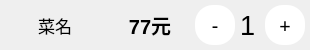
<?xml version="1.0" encoding="UTF-8"?>
<ui version="4.0">
 <class>Form</class>
 <widget class="QWidget" name="Form">
  <property name="geometry">
   <rect>
    <x>0</x>
    <y>0</y>
    <width>310</width>
    <height>50</height>
   </rect>
  </property>
  <property name="minimumSize">
   <size>
    <width>280</width>
    <height>40</height>
   </size>
  </property>
  <property name="maximumSize">
   <size>
    <width>310</width>
    <height>50</height>
   </size>
  </property>
  <property name="windowTitle">
   <string>Form</string>
  </property>
  <layout class="QHBoxLayout" name="horizontalLayout" stretch="0,0,0,0,0">
   <property name="spacing">
    <number>0</number>
   </property>
   <property name="leftMargin">
    <number>0</number>
   </property>
   <property name="topMargin">
    <number>0</number>
   </property>
   <property name="rightMargin">
    <number>0</number>
   </property>
   <property name="bottomMargin">
    <number>0</number>
   </property>
   <item>
    <widget class="QLabel" name="cai_namelb">
     <property name="minimumSize">
      <size>
       <width>100</width>
       <height>30</height>
      </size>
     </property>
     <property name="maximumSize">
      <size>
       <width>100</width>
       <height>30</height>
      </size>
     </property>
     <property name="font">
      <font>
       <family>华光行楷_CNKI</family>
       <pointsize>13</pointsize>
      </font>
     </property>
     <property name="styleSheet">
      <string notr="true"/>
     </property>
     <property name="text">
      <string>菜名</string>
     </property>
     <property name="alignment">
      <set>Qt::AlignCenter</set>
     </property>
    </widget>
   </item>
   <item>
    <widget class="QLabel" name="cai_price_lb">
     <property name="minimumSize">
      <size>
       <width>60</width>
       <height>40</height>
      </size>
     </property>
     <property name="maximumSize">
      <size>
       <width>80</width>
       <height>40</height>
      </size>
     </property>
     <property name="font">
      <font>
       <pointsize>15</pointsize>
       <weight>75</weight>
       <bold>true</bold>
      </font>
     </property>
     <property name="text">
      <string>77元</string>
     </property>
     <property name="alignment">
      <set>Qt::AlignCenter</set>
     </property>
    </widget>
   </item>
   <item>
    <widget class="QPushButton" name="subBt">
     <property name="minimumSize">
      <size>
       <width>40</width>
       <height>40</height>
      </size>
     </property>
     <property name="maximumSize">
      <size>
       <width>40</width>
       <height>40</height>
      </size>
     </property>
     <property name="font">
      <font>
       <family>华光粗黑_CNKI</family>
       <pointsize>15</pointsize>
      </font>
     </property>
     <property name="styleSheet">
      <string notr="true">border-radius:18px;
color: rgb(0, 0, 0);
background-color: rgb(255, 255, 255);
border-image: url(:/im/minus-circle.png);</string>
     </property>
     <property name="text">
      <string>-</string>
     </property>
    </widget>
   </item>
   <item>
    <widget class="QLabel" name="cai_number_lb">
     <property name="maximumSize">
      <size>
       <width>20</width>
       <height>50</height>
      </size>
     </property>
     <property name="font">
      <font>
       <pointsize>20</pointsize>
      </font>
     </property>
     <property name="text">
      <string>1</string>
     </property>
    </widget>
   </item>
   <item>
    <widget class="QPushButton" name="pushButton">
     <property name="minimumSize">
      <size>
       <width>40</width>
       <height>40</height>
      </size>
     </property>
     <property name="maximumSize">
      <size>
       <width>40</width>
       <height>40</height>
      </size>
     </property>
     <property name="font">
      <font>
       <family>华光粗圆_CNKI</family>
       <pointsize>15</pointsize>
      </font>
     </property>
     <property name="styleSheet">
      <string notr="true">border-radius:18px;
color: rgb(0, 0, 0);
border-image: url(:/im/add-circle.png);
background-color: rgb(255, 255, 255);</string>
     </property>
     <property name="text">
      <string>+</string>
     </property>
    </widget>
   </item>
  </layout>
 </widget>
 <resources/>
 <connections/>
</ui>
